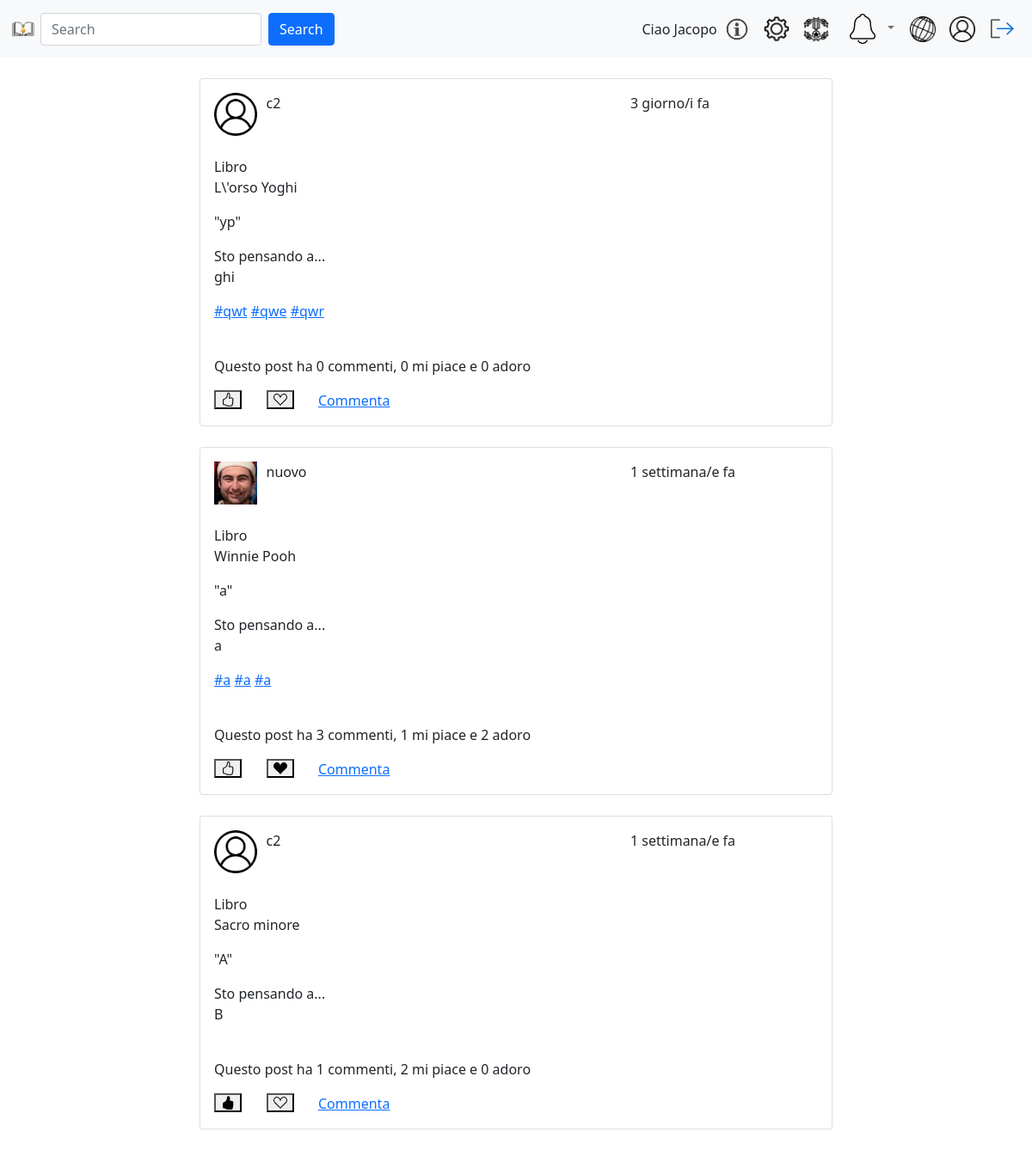
The app's page /landingPage.php (signed in) with its own data.
### tables this page shows
CREATE TABLE `post` (
  `utenteId` int(8) NOT NULL,
  `dataOra` datetime NOT NULL,
  `citazioneTestuale` varchar(255) DEFAULT NULL,
  `fotoCitazione` varchar(127) DEFAULT NULL,
  `riflessione` varchar(2047) NOT NULL,
  `counterMiPiace` decimal(6,0) NOT NULL,
  `counterAdoro` decimal(6,0) NOT NULL,
  `libroId` int(8) NOT NULL,
  PRIMARY KEY (`utenteId`,`dataOra`),
  UNIQUE KEY `ID_POST_IND` (`utenteId`,`dataOra`),
  KEY `REF_POST_LIBRO_IND` (`libroId`)
);

CREATE TABLE `utente` (
  `id` int(8) NOT NULL AUTO_INCREMENT,
  `username` varchar(80) NOT NULL,
  `email` varchar(80) NOT NULL,
  `pwd` varchar(120) NOT NULL,
  `immagineProfilo` varchar(255) NOT NULL,
  `isAdmin` int(1) NOT NULL,
  `descrizione` varchar(150) DEFAULT NULL,
  `stato` int(1) NOT NULL,
  PRIMARY KEY (`id`)
);

CREATE TABLE `libro` (
  `id` int(8) NOT NULL AUTO_INCREMENT,
  `titolo` varchar(255) NOT NULL,
  PRIMARY KEY (`id`),
  UNIQUE KEY `ID_LIBRO_IND` (`id`)
);

### include/post.php (called while the page is built, shortened)
<?php
class Post {
    private $conn;
    public function __construct($conn) {
        $this->conn = $conn;
    }
    public function getLandingPosts($user_id) {
        $query = "SELECT
                      u.immagineProfilo, u.username,
                      p.utenteId, p.dataOra, p.citazioneTestuale, p.fotoCitazione, p.riflessione, p.counterMiPiace, p.counterAdoro, l.titolo,
                      GROUP_CONCAT(t.testo) AS elencoTag,
                      COUNT(c.utenteIdComm) AS numeroCommenti
                  FROM
                      post p
                      INNER JOIN utente u ON p.utenteId = u.id
                      INNER JOIN libro l ON p.libroId = l.id
                      INNER JOIN segue s ON p.utenteId = s.seguitoId
                      LEFT JOIN tagperpost tp ON p.utenteId = tp.utenteIdPost AND p.dataOra = tp.dataOraPost
                      LEFT JOIN tags t ON tp.tagId = t.id
                      LEFT JOIN commenti c ON p.utenteId = c.utenteIdPost AND p.dataOra = c.dataOraPost
                  WHERE
                      s.seguenteId = ?
                  GROUP BY
                      p.utenteId, p.dataOra
                  ORDER BY
                      p.dataOra DESC";
        $stmt = $this->conn->prepare($query);
        $stmt->bind_param("i", $user_id);
        return $this->executeAndGetPosts($stmt);
    }
    private function executeAndGetPosts($stmt) {
        if (!$stmt->execute()) {
            return array();
        }
        $result = $stmt->get_result();
        $posts = $result->fetch_all(MYSQLI_ASSOC);
        return $posts;
    }
}
function time_elapsed_string($datetime, $full = false) {
    $now = new DateTime;
    $ago = new DateTime($datetime);
    $diff = $now->diff($ago);
    $diff->w = floor($diff->d / 7);
    $diff->d -= $diff->w * 7;
    $string = array(
        'y' => 'anno/i',
        'm' => 'mese/i',
        'w' => 'settimana/e',
        'd' => 'giorno/i',
        'h' => 'ora/e',
        'i' => 'minuto/i',
        's' => 'secondo/i',
    );
    foreach ($string as $k => &$v) {
        if ($diff->$k) {
            $v = $diff->$k . ' ' . $v;
        } else {
            unset($string[$k]);
        }
    }
    if (!$full) {
        $string = array_slice($string, 0, 1);
    }
    return count($string) > 0 ? implode(', ', $string) . ' fa' : 'ora';
}
?>

### include/login.model.php (called while the page is built, shortened)
<?php
require_once 'config.php';
function getDbImageName(string $username){
    global $conn;
    $sql = "SELECT immagineProfilo FROM utente WHERE username = ?";
    $stmt = $conn->prepare($sql);
    $stmt->bind_param("s", $username);
    $stmt->execute();
    $result = $stmt->get_result();
    return $result->fetch_assoc()['immagineProfilo'];
}
?>

### include/login.controller.php (called while the page is built, shortened)
<?php
function getUserImage(string $username){
    $defaultProfileImage = "images/users/default.png";
    $image = "images/users/" . getDbImageName($username);
    try {
        if (is_file($image) && (getimagesize($image) !== false)) {
                return $image;
            }
    }
    catch (Exception $e) {
        echo '<script>';
        echo 'console.log("Errore nel reperire l\'immagine del profilo utente da db");';
        echo '</script>';
        }
    return $defaultProfileImage;
}
?>

### include/view/postPage.php (the view, shortened to what this page needs)
<?php
require_once("include/config.php");
function checkIfAlreadyLoved($userId, $dataOra) {
    global $conn;
    $utenteAttuale = $_SESSION['id'];
    $sql = "SELECT * FROM notifica WHERE tipo = 'V' AND utenteId = ? AND utenteIdPost = ? AND dataOraPost = ?;";
    $stmt = $conn->prepare($sql);
    $stmt->bind_param("iis",$userId, $utenteAttuale, $dataOra);
    $stmt->execute();
    $result = $stmt->get_result();
    if ($result->num_rows > 0) {
        return true;
    } else {
        return false;
    }
}
function checkIfAlreadyLiked($userId, $dataOra) {
    global $conn;
    $utenteAttuale = $_SESSION['id'];
    $sql = "SELECT * FROM notifica WHERE tipo = 'K' AND utenteId = ? AND utenteIdPost = ? AND dataOraPost = ?;";
    $stmt = $conn->prepare($sql);
    $stmt->bind_param("iis",$userId, $utenteAttuale, $dataOra);
    $stmt->execute();
    $result = $stmt->get_result();
    if ($result->num_rows > 0) {
        return true;
    } else {
        return false;
    }
}
?>
<section id="userPosts">
        <div class="col-md-12">
                <?php
                  if (empty($posts)) {
                      echo '<p>Nessun post disponibile.</p>';
                  } else {
                      foreach ($posts as $post):
                ?>
                <article>
                    <div class="card">
                        <div class="card-body">
                            <div class="row">
                              <div class="col-md-1 col-3 text-right post">
                                  <a href="profilePage.php?id=<?= $post['utenteId']; ?>">
                                      <img class="post-img" src="<?= getUserImage($post['username']); ?>" alt="Immagine profilo" />
                                  </a>
                              </div>
                                <div class="col-md-7 col-4 text-left">
                                    <p><?= $post['username']; ?></p>
                                </div>
                                <div class="col-md-3 col-5">
                                    <p><?= time_elapsed_string($post['dataOra']); ?></p>
                                </div>
                            </div>
                            <div class="row">
                                <div class="col-md-7">
                                  <br/>
                                    <div class="row">
                                        <p>Libro <br/> <?= $post['titolo']; ?></p>
                                    </div>
                                    <?php if (!empty($post['citazioneTestuale'])): ?>
                                        <div class="row">
                                            <p>"<?= $post['citazioneTestuale']; ?>"</p>
                                        </div>
                                    <?php endif; ?>
                                    <div class="row">
                                        <p>Sto pensando a... <br/> <?= $post['riflessione']; ?></p>
                                    </div>
                                    <div class="row">
                                      <?php if (!empty($post['elencoTag'])): ?>
                                        <div class="row">
                                            <p>
                                                <?php
                                                $tags = explode(',', $post['elencoTag']);
                                                foreach ($tags as $tag) {
                                                  $tagUrl = 'searchingTag.php?tag=' . urlencode($tag);
                                                  echo '<a href="' . $tagUrl . '">#' . $tag . '</a> ';
                                                }
                                                ?>
                                            </p>
                                        </div>
                                    <?php endif; ?>
                                    </div>
                                </div>
                            </div>
                            <br/>
                            <div class="row">
                              <p>Questo post ha <?= $post['numeroCommenti']; ?> commenti, <span class="like-count"><?= $post['counterMiPiace']; ?></span> mi piace e <span class="love-count"><?= $post['counterAdoro']; ?></span> adoro</p>
                            </div>
                            <div class="row">
                              <?php
                                $isLikeCheck = checkIfAlreadyLiked($post['utenteId'], $post['dataOra']);
                                $okLE = $isLikeCheck ? "0" : "1";
                                $okLF = $isLikeCheck ? "1" : "0";
                              ?>
                              <div class="col-md-1 col-2">
                                <button class="like-button bi-hand-thumbs-up likeButton" data-utenteID="<?= $post['utenteId']; ?>" data-dataOra="<?= $post['dataOra']; ?>">
                                    <svg xmlns="http://www.w3.org/2000/svg" width="16" height="16" fill="currentColor" class="bi bi-hand-thumbs-up emptyThumb" data-mustShow="<?= $okLE ?>" viewBox="0 0 16 16">
                                        <path d="M8.864.046C7.908-.193 7.02.53 6.956 1.466c-.072 1.051-.23 2.016-.428 2.59-.125.36-.479 1.013-1.04 1.639-.557.623-1.282 1.178-2.131 1.41C2.685 7.288 2 7.87 2 8.72v4.001c0 .845.682 1.464 1.448 1.545 1.07.114 1.564.415 2.068.723l.048.03c.272.165.578.348.97.484.397.136.861.217 1.466.217h3.5c.937 0 1.599-.477 1.934-1.064a1.86 1.86 0 0 0 .254-.912c0-.152-.023-.312-.077-.464.201-.263.38-.578.488-.901.11-.33.172-.762.004-1.149.069-.13.12-.269.159-.403.077-.27.113-.568.113-.857 0-.288-.036-.585-.113-.856a2 2 0 0 0-.138-.362 1.9 1.9 0 0 0 .234-1.734c-.206-.592-.682-1.1-1.2-1.272-.847-.282-1.803-.276-2.516-.211a10 10 0 0 0-.443.05 9.4 9.4 0 0 0-.062-4.509A1.38 1.38 0 0 0 9.125.111zM11.5 14.721H8c-.51 0-.863-.069-1.14-.164-.281-.097-.506-.228-.776-.393l-.04-.024c-.555-.339-1.198-.731-2.49-.868-.333-.036-.554-.29-.554-.55V8.72c0-.254.226-.543.62-.65 1.095-.3 1.977-.996 2.614-1.708.635-.71 1.064-1.475 1.238-1.978.243-.7.407-1.768.482-2.85.025-.362.36-.594.667-.518l.262.066c.16.04.258.143.288.255a8.34 8.34 0 0 1-.145 4.725.5.5 0 0 0 .595.644l.003-.001.014-.003.058-.014a9 9 0 0 1 1.036-.157c.663-.06 1.457-.054 2.11.164.175.058.45.3.57.65.107.308.087.67-.266 1.022l-.353.353.353.354c.043.043.105.141.154.315.048.167.075.37.075.581 0 .212-.027.414-.075.582-.05.174-.111.272-.154.315l-.353.353.353.354c.047.047.109.177.005.488a2.2 2.2 0 0 1-.505.805l-.353.353.353.354c.006.005.041.05.041.17a.9.9 0 0 1-.121.416c-.165.288-.503.56-1.066.56z"/>
                                    </svg>
                                    <svg xmlns="http://www.w3.org/2000/svg" width="16" height="16" fill="currentColor" class="bi bi-hand-thumbs-up-fill filledThumb" data-mustShow="<?= $okLF ?>" viewBox="0 0 16 16">
                                        <path d="M6.956 1.745C7.021.81 7.908.087 8.864.325l.261.066c.463.116.874.456 1.012.965.22.816.533 2.511.062 4.51a10 10 0 0 1 .443-.051c.713-.065 1.669-.072 2.516.21.518.173.994.681 1.2 1.273.184.532.16 1.162-.234 1.733q.086.18.138.363c.077.27.113.567.113.856s-.036.586-.113.856c-.039.135-.09.273-.16.404.169.387.107.819-.003 1.148a3.2 3.2 0 0 1-.488.901c.054.152.076.312.076.465 0 .305-.089.625-.253.912C13.1 15.522 12.437 16 11.5 16H8c-.605 0-1.07-.081-1.466-.218a4.8 4.8 0 0 1-.97-.484l-.048-.03c-.504-.307-.999-.609-2.068-.722C2.682 14.464 2 13.846 2 13V9c0-.85.685-1.432 1.357-1.615.849-.232 1.574-.787 2.132-1.41.56-.627.914-1.28 1.039-1.639.199-.575.356-1.539.428-2.59z"/>
                                    </svg>
                                </button>
                            </div>
                            <?php
                              $isCheck = checkIfAlreadyLoved($post['utenteId'], $post['dataOra']);
                              $okE = $isCheck ? "0" : "1";
                              $okF = $isCheck ? "1" : "0";
                            ?>
                            <div class="col-md-1 col-5">
                              <button class="love-button bi-suit-heart loveButton" data-utenteID="<?= $post['utenteId']; ?>" data-dataOra="<?= $post['dataOra']; ?>">
                                  <svg xmlns="http://www.w3.org/2000/svg" width="16" height="16" fill="currentColor" class="bi bi-suit-heart emptyHeart" data-mustShow="<?= $okE ?>" viewBox="0 0 16 16">
                                    <path d="m8 6.236-.894-1.789c-.222-.443-.607-1.08-1.152-1.595C5.418 2.345 4.776 2 4 2 2.324 2 1 3.326 1 4.92c0 1.211.554 2.066 1.868 3.37.337.334.721.695 1.146 1.093C5.122 10.423 6.5 11.717 8 13.447c1.5-1.73 2.878-3.024 3.986-4.064.425-.398.81-.76 1.146-1.093C14.446 6.986 15 6.131 15 4.92 15 3.326 13.676 2 12 2c-.777 0-1.418.345-1.954.852-.545.515-.93 1.152-1.152 1.595zm.392 8.292a.513.513 0 0 1-.784 0c-1.601-1.902-3.05-3.262-4.243-4.381C1.3 8.208 0 6.989 0 4.92 0 2.755 1.79 1 4 1c1.6 0 2.719 1.05 3.404 2.008.26.365.458.716.596.992a7.6 7.6 0 0 1 .596-.992C9.281 2.049 10.4 1 12 1c2.21 0 4 1.755 4 3.92 0 2.069-1.3 3.288-3.365 5.227-1.193 1.12-2.642 2.48-4.243 4.38z"/>
                                  </svg>
                                  <svg xmlns="http://www.w3.org/2000/svg" width="16" height="16" fill="currentColor" class="bi bi-suit-heart-fill filledHeart" data-mustShow="<?= $okF ?>" viewBox="0 0 16 16">
                                    <path d="M4 1c2.21 0 4 1.755 4 3.92C8 2.755 9.79 1 12 1s4 1.755 4 3.92c0 3.263-3.234 4.414-7.608 9.608a.513.513 0 0 1-.784 0C3.234 9.334 0 8.183 0 4.92 0 2.755 1.79 1 4 1"/>
                                  </svg>
                              </button>
                          </div>
                          <div class="col-md-4 col-5">
                              <a href="comments.php?userIdPost=<?= $post['utenteId']; ?>&timePost=<?=  $b = str_replace(" ","+",$post['dataOra']); ?>">Commenta</a>
                          </div>
                      </div>
                        </div>
                    </div>
                </article>
                <br/>
            <?php endforeach; }
            ?>
        </div>
</section>

### css/landingPage.css (style rules this page uses)
.post img { width: 30px; height: auto; }
.post .post-img { width: 50px; height: auto; }
.post { margin: 0; }

### records on screen
post: utenteId.username "c2", dataOra "3 giorno/i fa", libroId.titolo "L\\'orso Yoghi", citazioneTestuale "yp", riflessione "ghi", tag "qwt", tag "qwe", tag "qwr", numeroCommenti "0", counterMiPiace "0", counterAdoro "0", $okLE 1 (drawn), $okE 1 (drawn)
post: utenteId.immagineProfilo (picture), utenteId.username "nuovo", dataOra "1 settimana/e fa", libroId.titolo "Winnie Pooh", citazioneTestuale "a", riflessione "a", tag "a", numeroCommenti "3", counterMiPiace "1", counterAdoro "2"
post: utenteId.username "c2", dataOra "1 settimana/e fa", libroId.titolo "Sacro minore", citazioneTestuale "A", riflessione "B", numeroCommenti "1", counterMiPiace "2", counterAdoro "0"

### other values on screen
$_SESSION["username"] "Jacopo"
